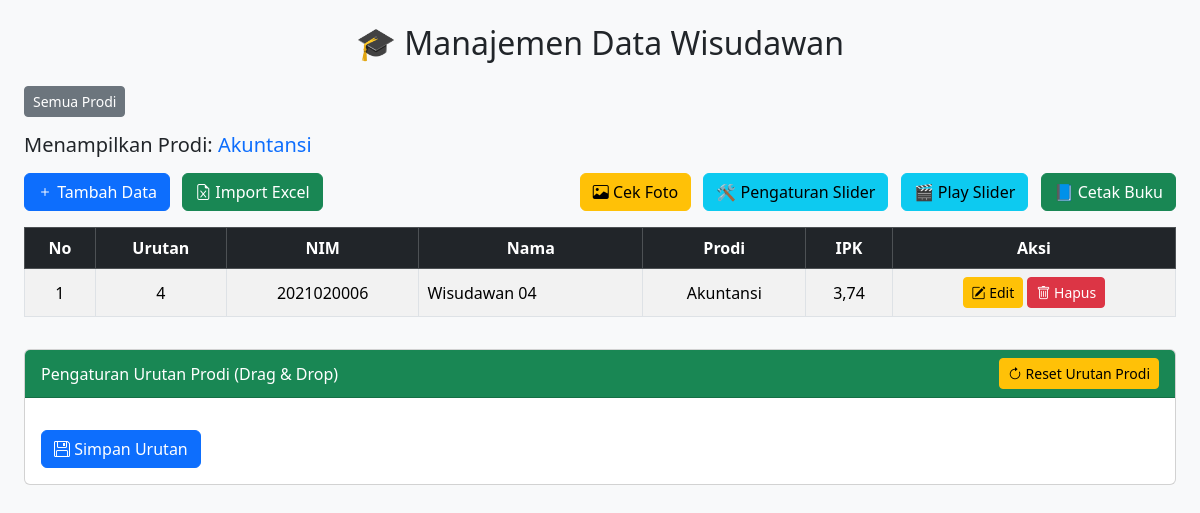
Page /admin.php?prodi=Akuntansi on the earlier database version.
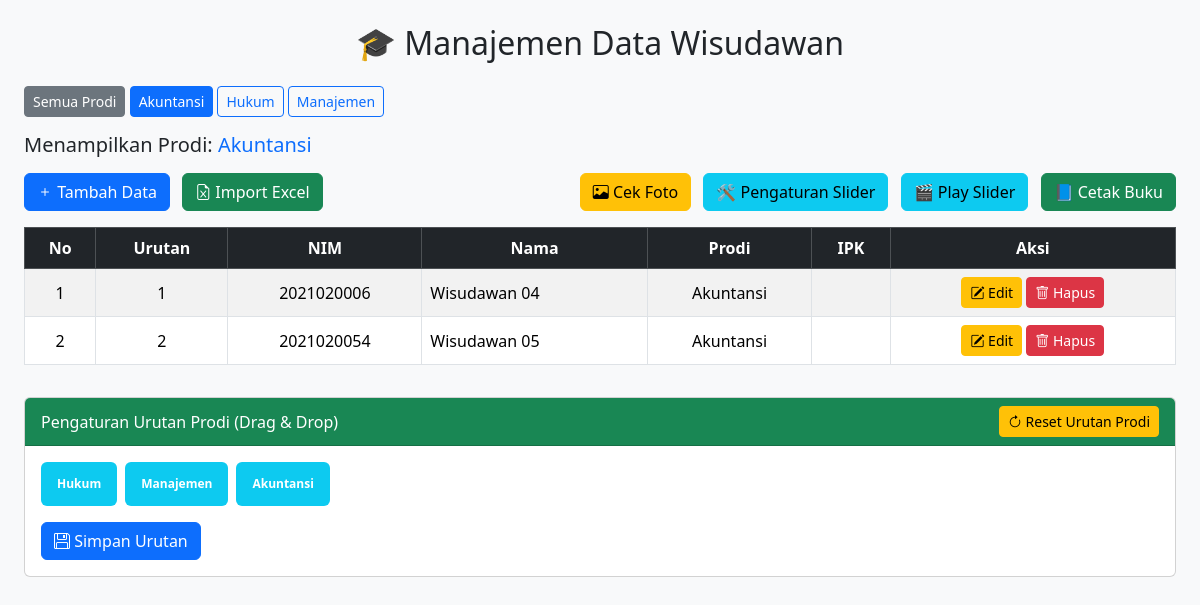
Same page on the later database version.
### tables this page shows
CREATE TABLE `tbl_wisudawan`  (
  `id` int NOT NULL AUTO_INCREMENT,
  `urutan` int NULL DEFAULT NULL,
  `nirm` varchar(255) NULL DEFAULT NULL,
  `nama` varchar(255) NULL DEFAULT NULL,
  `ortu_laki` varchar(255) NULL DEFAULT NULL,
  `ortu_perempuan` varchar(255) NULL DEFAULT NULL,
  `tmp_tgl_lahir` text NULL,
  `asal_sekolah` varchar(255) NULL DEFAULT NULL,
  `alamat` text NULL,
  `ipk` varchar(255) NULL DEFAULT NULL,
  `judul` text NULL,
  `keterangan` text NULL,
  `prodi` varchar(255) NULL DEFAULT NULL,
  `gelombang` varchar(1) NULL DEFAULT NULL,
  PRIMARY KEY (`id`) USING BTREE,
  INDEX `idx_gelombang_prodi`(`gelombang` ASC, `prodi` ASC) USING BTREE
);

CREATE TABLE `tbl_prodi_urutan`  (
  `id` int NOT NULL AUTO_INCREMENT,
  `nama_prodi` varchar(100) NOT NULL,
  `urutan` int NOT NULL,
  PRIMARY KEY (`id`) USING BTREE
);

### admin.php (the view, shortened to what the changed rows need)
<?php
require_once __DIR__ . "/connection.php";
$prodiResult = mysqli_query($koneksi, "SELECT DISTINCT prodi FROM tbl_wisudawan ORDER BY prodi ASC");
$checkUrutan = mysqli_query($koneksi, "SELECT COUNT(*) as total FROM tbl_prodi_urutan");
$rowCheck = mysqli_fetch_assoc($checkUrutan);
if ($rowCheck['total'] == 0) {
    $urut = 1;
    while($p = mysqli_fetch_assoc($prodiResult)) {
        $prodiName = $p['prodi'];
        mysqli_query($koneksi, "INSERT INTO tbl_prodi_urutan (nama_prodi, urutan)
                                VALUES ('".mysqli_real_escape_string($koneksi,$prodiName)."', $urut)");
        $urut++;
    }
}
$selectedProdi = isset($_GET['prodi']) ? $_GET['prodi'] : '';
$limit = 30;
$page = isset($_GET['page']) ? (int)$_GET['page'] : 1;
$offset = ($page - 1) * $limit;
$where = $selectedProdi ? "WHERE prodi='$selectedProdi'" : "";
$result = mysqli_query($koneksi, "SELECT * FROM tbl_wisudawan $where ORDER BY prodi ASC, urutan ASC, nama ASC LIMIT $offset, $limit");
?>
<!DOCTYPE html>
<html lang="id">
<head>
    <link href="https://cdn.jsdelivr.net/npm/bootstrap@5.3.3/dist/css/bootstrap.min.css" rel="stylesheet">
    <link rel="stylesheet" href="https://cdn.jsdelivr.net/npm/bootstrap-icons@1.11.1/font/bootstrap-icons.css">
</head>
<body class="bg-light">
<div class="container-fluid px-4 mt-4">
    <h2 class="mb-4 text-center">🎓 Manajemen Data Wisudawan</h2>
    <div class="mb-3">
        <a href="admin.php" class="btn btn-secondary btn-sm <?= $selectedProdi=='' ? 'active' : '' ?>">Semua Prodi</a>
        <?php while($p = mysqli_fetch_assoc($prodiResult)): ?>
            <a href="?prodi=<?= urlencode($p['prodi']) ?>"
               class="btn btn-outline-primary btn-sm <?= $selectedProdi==$p['prodi'] ? 'active' : '' ?>">
               <?= htmlspecialchars($p['prodi']) ?>
            </a>
        <?php endwhile; ?>
    </div>
    <div class="table-responsive">
        <table class="table table-bordered table-striped align-middle">
            <thead class="table-dark text-center">
                <tr>
                    <th>No</th>
                    <th>Urutan</th>
                    <th>NIM</th>
                    <th>Nama</th>
                    <th>Prodi</th>
                    <th>IPK</th>
                    <th>Aksi</th>
                </tr>
            </thead>
            <tbody>
            <?php
            $no = $offset + 1;
            if (mysqli_num_rows($result) == 0): ?>
                <tr><td colspan="8" class="text-center text-muted">Tidak ada data</td></tr>
            <?php else:
                while ($row = mysqli_fetch_assoc($result)): ?>
                <tr>
                    <td class=" text-center"><?= $no++ ?></td>
                    <td class=" text-center"><?= htmlspecialchars($row['urutan'] ?? '') ?></td>
                    <td class=" text-center"><?= htmlspecialchars($row['nirm'] ?? '') ?></td>
                    <td><?= htmlspecialchars($row['nama'] ?? '') ?></td>
                    <td class=" text-center"><?= htmlspecialchars($row['prodi'] ?? '') ?></td>
                    <td class=" text-center"><?= htmlspecialchars($row['ipk'] ?? '') ?></td>
                    <td class="text-center">
                        <button class="btn btn-sm btn-warning"
                            data-bs-toggle="modal"
                            data-bs-target="#formModal"
                            onclick='editData(<?= json_encode($row) ?>)'><i class="bi bi-pencil-square"></i> Edit</button>
                        <a href="?delete=<?= $row['id'] ?>&prodi=<?= urlencode($selectedProdi) ?>" class="btn btn-sm btn-danger" onclick="return confirm('Hapus data ini?')"><i class="bi bi-trash"></i> Hapus</a>
                    </td>
                </tr>
            <?php endwhile; endif; ?>
            </tbody>
        </table>
    </div>
    <div class="card mb-5 mt-3">
        <div class="card-body">
            <div id="prodi-container" class="d-flex flex-wrap gap-2">
              <?php
              $q = mysqli_query($koneksi, "SELECT * FROM tbl_prodi_urutan ORDER BY urutan ASC");
              while ($r = mysqli_fetch_assoc($q)) {
                  echo "<div class='badge bg-info text-white p-3 rounded draggable-item' data-id='{$r['id']}' style='cursor:grab;'>{$r['nama_prodi']}</div>";
              }
              ?>
          </div>
        </div>
    </div>
</div>
</body>
</html>

Differences in the rows shown:
changed tbl_wisudawan "Wisudawan 04": urutan "4" → "1"; ipk "3,74" → (not shown)
added tbl_wisudawan: urutan "2", nirm "2021020054", nama "Wisudawan 05", prodi "Akuntansi"
added tbl_prodi_urutan: nama_prodi "Hukum"
added tbl_prodi_urutan: nama_prodi "Manajemen"
added tbl_prodi_urutan: nama_prodi "Akuntansi"
Other differences:
new list line: "Akuntansi"
new list line: "Hukum"
new list line: "Manajemen"
